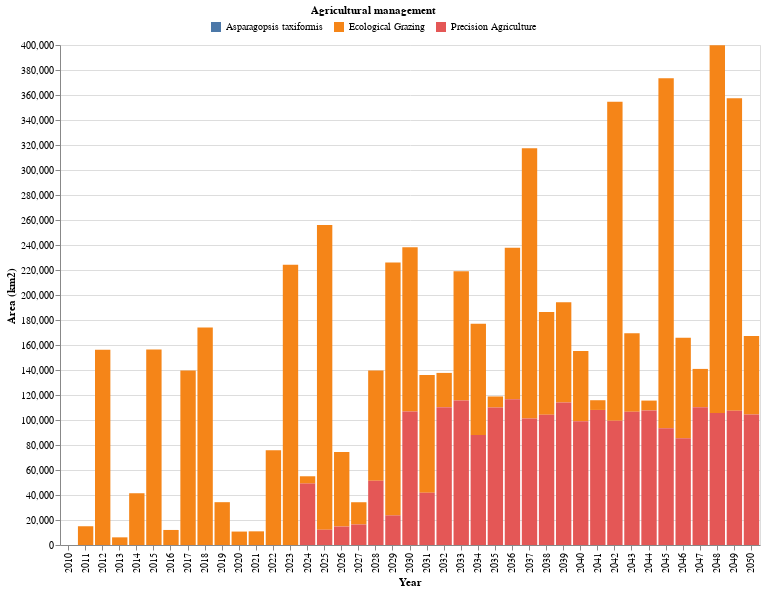

The cell this chart's notebook holds for it:
### Code cell
am_area_km2_total = am_area_km2.groupby(['Year','Agricultural management']).sum(numeric_only=True).reset_index()
plot_area_am_total(am_area_km2_total)

### Figure 1 — Vega-Lite specification as saved in the notebook (floating-point values rounded to 4 significant figures)
{"config": {"view": {"continuousWidth": 300, "continuousHeight": 300}}, "data": {"name": "data-a20c4501114c47a25fd1c2381241a626"}, "mark": {"type": "bar"}, "encoding": {"color": {"field": "Agricultural management", "legend": {"direction": "horizontal", "legendX": 150, "legendY": -40, "orient": "none", "title": "Agricultural management", "titleAnchor": "middle"}, "title": "Agricultural management", "type": "nominal"}, "tooltip": [{"field": "Year", "type": "quantitative"}, {"field": "Agricultural management", "type": "nominal"}, {"field": "Area (km2)", "type": "quantitative"}], "x": {"field": "Year", "title": "Year", "type": "ordinal"}, "y": {"field": "Area (km2)", "title": "Area (km2)", "type": "quantitative"}}, "height": 500, "width": 700, "$schema": "https://vega.github.io/schema/vega-lite/v5.15.1.json", "datasets": {"data-a20c4501114c47a25fd1c2381241a626": [{"Year": 2010, "Agricultural management": "Asparagopsis taxiformis", "Area (km2)": 0.0}, {"Year": 2011, "Agricultural management": "Asparagopsis taxiformis", "Area (km2)": 0.0}, {"Year": 2011, "Agricultural management": "Ecological Grazing", "Area (km2)": 15000.0}, {"Year": 2011, "Agricultural management": "Precision Agriculture", "Area (km2)": 0.0}, {"Year": 2012, "Agricultural management": "Asparagopsis taxiformis", "Area (km2)": 0.0}, {"Year": 2012, "Agricultural management": "Ecological Grazing", "Area (km2)": 156200.0}, {"Year": 2012, "Agricultural management": "Precision Agriculture", "Area (km2)": 0.0}, {"Year": 2013, "Agricultural management": "Asparagopsis taxiformis", "Area (km2)": 0.0}, {"Year": 2013, "Agricultural management": "Ecological Grazing", "Area (km2)": 6121.0}, {"Year": 2013, "Agricultural management": "Precision Agriculture", "Area (km2)": 0.0}, {"Year": 2014, "Agricultural management": "Asparagopsis taxiformis", "Area (km2)": 0.0}, {"Year": 2014, "Agricultural management": "Ecological Grazing", "Area (km2)": 41410.0}, {"Year": 2014, "Agricultural management": "Precision Agriculture", "Area (km2)": 0.0}, {"Year": 2015, "Agricultural management": "Asparagopsis taxiformis", "Area (km2)": 0.0}, {"Year": 2015, "Agricultural management": "Ecological Grazing", "Area (km2)": 156300.0}, {"Year": 2015, "Agricultural management": "Precision Agriculture", "Area (km2)": 0.0}, {"Year": 2016, "Agricultural management": "Asparagopsis taxiformis", "Area (km2)": 0.0}, {"Year": 2016, "Agricultural management": "Ecological Grazing", "Area (km2)": 12040.0}, {"Year": 2016, "Agricultural management": "Precision Agriculture", "Area (km2)": 0.0}, {"Year": 2017, "Agricultural management": "Asparagopsis taxiformis", "Area (km2)": 0.0}, {"Year": 2017, "Agricultural management": "Ecological Grazing", "Area (km2)": 139600.0}, {"Year": 2017, "Agricultural management": "Precision Agriculture", "Area (km2)": 0.0}, {"Year": 2018, "Agricultural management": "Asparagopsis taxiformis", "Area (km2)": 0.0}, {"Year": 2018, "Agricultural management": "Ecological Grazing", "Area (km2)": 174000.0}, {"Year": 2018, "Agricultural management": "Precision Agriculture", "Area (km2)": 0.0}, {"Year": 2019, "Agricultural management": "Asparagopsis taxiformis", "Area (km2)": 0.0}, {"Year": 2019, "Agricultural management": "Ecological Grazing", "Area (km2)": 34260.0}, {"Year": 2019, "Agricultural management": "Precision Agriculture", "Area (km2)": 0.0}, {"Year": 2020, "Agricultural management": "Asparagopsis taxiformis", "Area (km2)": 0.0}, {"Year": 2020, "Agricultural management": "Ecological Grazing", "Area (km2)": 10750.0}, {"Year": 2020, "Agricultural management": "Precision Agriculture", "Area (km2)": 0.0}, {"Year": 2021, "Agricultural management": "Asparagopsis taxiformis", "Area (km2)": 0.0}, {"Year": 2021, "Agricultural management": "Ecological Grazing", "Area (km2)": 10930.0}, {"Year": 2021, "Agricultural management": "Precision Agriculture", "Area (km2)": 0.0}, {"Year": 2022, "Agricultural management": "Asparagopsis taxiformis", "Area (km2)": 0.0}, {"Year": 2022, "Agricultural management": "Ecological Grazing", "Area (km2)": 75880.0}, {"Year": 2022, "Agricultural management": "Precision Agriculture", "Area (km2)": 0.0}, {"Year": 2023, "Agricultural management": "Asparagopsis taxiformis", "Area (km2)": 0.0}, {"Year": 2023, "Agricultural management": "Ecological Grazing", "Area (km2)": 224200.0}, {"Year": 2023, "Agricultural management": "Precision Agriculture", "Area (km2)": 0.0}, {"Year": 2024, "Agricultural management": "Asparagopsis taxiformis", "Area (km2)": 0.0}, {"Year": 2024, "Agricultural management": "Ecological Grazing", "Area (km2)": 5860.0}, {"Year": 2024, "Agricultural management": "Precision Agriculture", "Area (km2)": 49130.0}, {"Year": 2025, "Agricultural management": "Asparagopsis taxiformis", "Area (km2)": 0.0}, {"Year": 2025, "Agricultural management": "Ecological Grazing", "Area (km2)": 243700.0}, {"Year": 2025, "Agricultural management": "Precision Agriculture", "Area (km2)": 12210.0}, {"Year": 2026, "Agricultural management": "Asparagopsis taxiformis", "Area (km2)": 0.0}, {"Year": 2026, "Agricultural management": "Ecological Grazing", "Area (km2)": 59690.0}, {"Year": 2026, "Agricultural management": "Precision Agriculture", "Area (km2)": 14770.0}, {"Year": 2027, "Agricultural management": "Asparagopsis taxiformis", "Area (km2)": 0.0}, {"Year": 2027, "Agricultural management": "Ecological Grazing", "Area (km2)": 17800.0}, {"Year": 2027, "Agricultural management": "Precision Agriculture", "Area (km2)": 16410.0}, {"Year": 2028, "Agricultural management": "Asparagopsis taxiformis", "Area (km2)": 0.0}, {"Year": 2028, "Agricultural management": "Ecological Grazing", "Area (km2)": 88130.0}, {"Year": 2028, "Agricultural management": "Precision Agriculture", "Area (km2)": 51390.0}, {"Year": 2029, "Agricultural management": "Asparagopsis taxiformis", "Area (km2)": 0.0}, {"Year": 2029, "Agricultural management": "Ecological Grazing", "Area (km2)": 202300.0}, {"Year": 2029, "Agricultural management": "Precision Agriculture", "Area (km2)": 23670.0}, {"Year": 2030, "Agricultural management": "Asparagopsis taxiformis", "Area (km2)": 0.0}, {"Year": 2030, "Agricultural management": "Ecological Grazing", "Area (km2)": 131400.0}, {"Year": 2030, "Agricultural management": "Precision Agriculture", "Area (km2)": 106900.0}, {"Year": 2031, "Agricultural management": "Asparagopsis taxiformis", "Area (km2)": 0.0}, {"Year": 2031, "Agricultural management": "Ecological Grazing", "Area (km2)": 94290.0}, {"Year": 2031, "Agricultural management": "Precision Agriculture", "Area (km2)": 41810.0}, {"Year": 2032, "Agricultural management": "Asparagopsis taxiformis", "Area (km2)": 0.0}, {"Year": 2032, "Agricultural management": "Ecological Grazing", "Area (km2)": 27380.0}, {"Year": 2032, "Agricultural management": "Precision Agriculture", "Area (km2)": 110300.0}, {"Year": 2033, "Agricultural management": "Asparagopsis taxiformis", "Area (km2)": 0.0}, {"Year": 2033, "Agricultural management": "Ecological Grazing", "Area (km2)": 103500.0}, {"Year": 2033, "Agricultural management": "Precision Agriculture", "Area (km2)": 115600.0}, {"Year": 2034, "Agricultural management": "Asparagopsis taxiformis", "Area (km2)": 0.0}, {"Year": 2034, "Agricultural management": "Ecological Grazing", "Area (km2)": 88930.0}, {"Year": 2034, "Agricultural management": "Precision Agriculture", "Area (km2)": 87980.0}, {"Year": 2035, "Agricultural management": "Asparagopsis taxiformis", "Area (km2)": 0.0}, {"Year": 2035, "Agricultural management": "Ecological Grazing", "Area (km2)": 8833.0}, {"Year": 2035, "Agricultural management": "Precision Agriculture", "Area (km2)": 110000.0}, {"Year": 2036, "Agricultural management": "Asparagopsis taxiformis", "Area (km2)": 0.0}, {"Year": 2036, "Agricultural management": "Ecological Grazing", "Area (km2)": 121300.0}, {"Year": 2036, "Agricultural management": "Precision Agriculture", "Area (km2)": 116600.0}, {"Year": 2037, "Agricultural management": "Asparagopsis taxiformis", "Area (km2)": 0.0}, {"Year": 2037, "Agricultural management": "Ecological Grazing", "Area (km2)": 216200.0}, {"Year": 2037, "Agricultural management": "Precision Agriculture", "Area (km2)": 101200.0}, {"Year": 2038, "Agricultural management": "Asparagopsis taxiformis", "Area (km2)": 0.0}, {"Year": 2038, "Agricultural management": "Ecological Grazing", "Area (km2)": 82290.0}, {"Year": 2038, "Agricultural management": "Precision Agriculture", "Area (km2)": 104100.0}, {"Year": 2039, "Agricultural management": "Asparagopsis taxiformis", "Area (km2)": 0.0}, {"Year": 2039, "Agricultural management": "Ecological Grazing", "Area (km2)": 80200.0}, {"Year": 2039, "Agricultural management": "Precision Agriculture", "Area (km2)": 114100.0}, {"Year": 2040, "Agricultural management": "Asparagopsis taxiformis", "Area (km2)": 0.0}, {"Year": 2040, "Agricultural management": "Ecological Grazing", "Area (km2)": 56180.0}, {"Year": 2040, "Agricultural management": "Precision Agriculture", "Area (km2)": 98960.0}, {"Year": 2041, "Agricultural management": "Asparagopsis taxiformis", "Area (km2)": 0.0}, {"Year": 2041, "Agricultural management": "Ecological Grazing", "Area (km2)": 7770.0}, {"Year": 2041, "Agricultural management": "Precision Agriculture", "Area (km2)": 108000.0}, {"Year": 2042, "Agricultural management": "Asparagopsis taxiformis", "Area (km2)": 0.0}, {"Year": 2042, "Agricultural management": "Ecological Grazing", "Area (km2)": 255300.0}, {"Year": 2042, "Agricultural management": "Precision Agriculture", "Area (km2)": 99420.0}, {"Year": 2043, "Agricultural management": "Asparagopsis taxiformis", "Area (km2)": 0.0}, {"Year": 2043, "Agricultural management": "Ecological Grazing", "Area (km2)": 62800.0}, {"Year": 2043, "Agricultural management": "Precision Agriculture", "Area (km2)": 106600.0}, {"Year": 2044, "Agricultural management": "Asparagopsis taxiformis", "Area (km2)": 0.0}, {"Year": 2044, "Agricultural management": "Ecological Grazing", "Area (km2)": 7919.0}, {"Year": 2044, "Agricultural management": "Precision Agriculture", "Area (km2)": 107600.0}, {"Year": 2045, "Agricultural management": "Asparagopsis taxiformis", "Area (km2)": 0.0}, {"Year": 2045, "Agricultural management": "Ecological Grazing", "Area (km2)": 279800.0}, {"Year": 2045, "Agricultural management": "Precision Agriculture", "Area (km2)": 93470.0}, {"Year": 2046, "Agricultural management": "Asparagopsis taxiformis", "Area (km2)": 0.0}, {"Year": 2046, "Agricultural management": "Ecological Grazing", "Area (km2)": 80500.0}, {"Year": 2046, "Agricultural management": "Precision Agriculture", "Area (km2)": 85370.0}, {"Year": 2047, "Agricultural management": "Asparagopsis taxiformis", "Area (km2)": 0.0}, {"Year": 2047, "Agricultural management": "Ecological Grazing", "Area (km2)": 30650.0}, {"Year": 2047, "Agricultural management": "Precision Agriculture", "Area (km2)": 110200.0}, {"Year": 2048, "Agricultural management": "Asparagopsis taxiformis", "Area (km2)": 0.0}, {"Year": 2048, "Agricultural management": "Ecological Grazing", "Area (km2)": 294300.0}, {"Year": 2048, "Agricultural management": "Precision Agriculture", "Area (km2)": 105500.0}, {"Year": 2049, "Agricultural management": "Asparagopsis taxiformis", "Area (km2)": 0.0}, {"Year": 2049, "Agricultural management": "Ecological Grazing", "Area (km2)": 250000.0}, {"Year": 2049, "Agricultural management": "Precision Agriculture", "Area (km2)": 107500.0}, {"Year": 2050, "Agricultural management": "Asparagopsis taxiformis", "Area (km2)": 0.0}, {"Year": 2050, "Agricultural management": "Ecological Grazing", "Area (km2)": 62810.0}, {"Year": 2050, "Agricultural management": "Precision Agriculture", "Area (km2)": 104500.0}]}}
